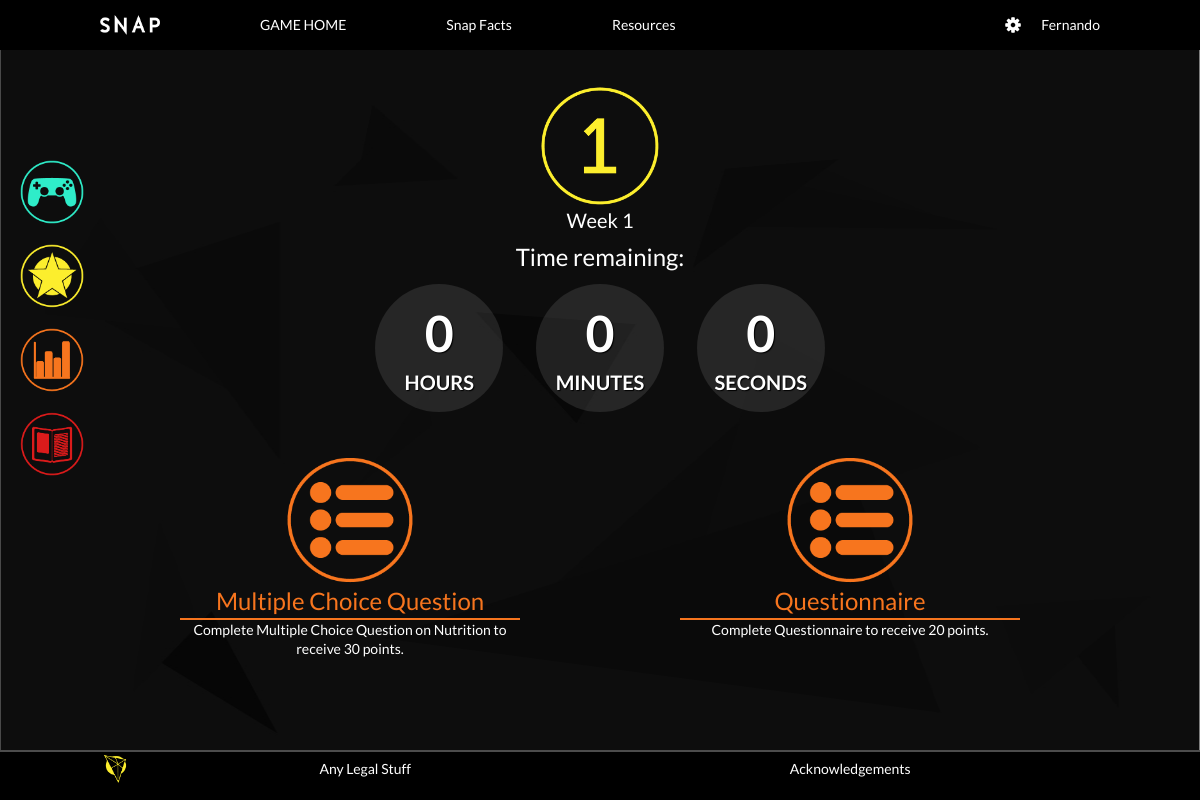
The page /student/weekly-task.php?week=1 (signed in) on the database its author committed.
### tables this page shows
CREATE TABLE IF NOT EXISTS `Quiz` (
    QuizID MEDIUMINT AUTO_INCREMENT,
    Week MEDIUMINT,
    QuizType ENUM('SAQ', 'MCQ', 'Matching', 'Poster', 'Misc'), 
	ExtraQuiz BOOLEAN DEFAULT 0,
    TopicID MEDIUMINT,
    CONSTRAINT Quiz_QuizID_PK PRIMARY KEY (QuizID),
    CONSTRAINT Quiz_TopicID_FK FOREIGN KEY (TopicID)
        REFERENCES Topic (TopicID)
        ON DELETE CASCADE ON UPDATE CASCADE
);

CREATE TABLE IF NOT EXISTS `Topic` (
    TopicID MEDIUMINT AUTO_INCREMENT,
    TopicName VARCHAR(190) UNIQUE,
    CONSTRAINT Topic_TopicID_PK PRIMARY KEY (TopicID)
);

### student/student-validation.php (called while the page is built, shortened)
<?php
    if (isset($_SESSION['studentID']) && isset($_SESSION['studentUsername'])) {
        $studentUsername = $_SESSION['studentUsername'];
    } else {
        debug_log("You have not logged in.");
        header("location:welcome.php");
    }
?>

### mysql-lib.php (called while the page is built, shortened)
<?php
function getQuizType(PDO $conn, $quizID)
{
    $quizTypeSql = "SELECT COUNT(*)
                        FROM Quiz
                        WHERE QuizID = ?";
    $quizTypeQuery = $conn->prepare($quizTypeSql);
    $quizTypeQuery->execute(array($quizID));
    $quizTypeSql = "SELECT *
                        FROM   Quiz LEFT JOIN Learning_Material USING (QuizID)
                        WHERE  QuizID = ?";
    $quizTypeQuery = $conn->prepare($quizTypeSql);
    $quizTypeQuery->execute(array($quizID));
    $quizTypeQueryRes = $quizTypeQuery->fetch(PDO::FETCH_OBJ);
    if ($quizTypeQueryRes->QuizType == 'MCQ') {
        if (getMCQSection($conn, $quizID)->Questionnaire == 1) {
            return "Questionnaire";
        }
    }
    return $quizTypeQueryRes->QuizType;
}
function getQuizPoints(PDO $conn, $quizID)
{
    $pointsBySection = array('MCQ', 'Matching', 'Poster', 'Misc');
    $pointsByQuestion = array('SAQ', 'Video', 'Image');
    $points = 0;
    $quizTypeSql = "SELECT COUNT(*) FROM Quiz WHERE QuizID = ?";
    $quizTypeQuery = $conn->prepare($quizTypeSql);
    $quizTypeQuery->execute(array($quizID));
    if ($quizTypeQuery->fetchColumn() > 0) {
        $quizTypeSql = "SELECT QuizType FROM Quiz WHERE QuizID = ?";
        $quizTypeQuery = $conn->prepare($quizTypeSql);
        $quizTypeQuery->execute(array($quizID));
        $quizTypeResult = $quizTypeQuery->fetch(PDO::FETCH_OBJ);
        $quizType = $quizTypeResult->QuizType;
        if (in_array($quizType, $pointsBySection)) {
            $pointsSql = "SELECT Points AS SumPoints FROM Quiz NATURAL JOIN " . $quizType . "_Section WHERE QuizID = ?";
        } else if (in_array($quizType, $pointsByQuestion)) {
            $pointsSql = "SELECT SUM(Points) AS SumPoints FROM Quiz NATURAL JOIN SAQ_Section NATURAL JOIN SAQ_Question WHERE QuizID = ?";
        } else {
            throw new Exception("Unexpected Quiz Type. QuizID: " . $quizID);
        }
        $pointsQuery = $conn->prepare($pointsSql);
        $pointsQuery->execute(array($quizID));
        $pointsResult = $pointsQuery->fetch(PDO::FETCH_OBJ);
        if (strlen($pointsResult->SumPoints) > 0) {
            $points = $pointsResult->SumPoints;
        }
    }
    return $points;
}
function getMCQSection(PDO $conn, $quizID)
{
    return getRecord($conn, $quizID, 'Quiz', array('MCQ_Section'));
}
function getQuizzesStatusByWeek(PDO $conn, $studentID, $week, $extraQuiz)
{
    $quizzesRes = array();
    $quizzesStatusSql = "SELECT Quiz.QuizID, QuizType, `Status`, Viewed, TopicName FROM Quiz LEFT JOIN (SELECT * FROM Quiz_Record WHERE StudentID = ?) Student_Quiz_Record ON Quiz.QuizID = Student_Quiz_Record.QuizID
                                                                          NATURAL JOIN Topic WHERE Week = ? AND ExtraQuiz = ? ORDER BY Quiz.QuizID";
    $quizzesStatusQuery = $conn->prepare($quizzesStatusSql);
    $quizzesStatusQuery->execute(array($studentID, $week, $extraQuiz));
    $quizzesStatusRes = $quizzesStatusQuery->fetchAll(PDO::FETCH_OBJ);
    for ($i = 0; $i < count($quizzesStatusRes); $i++) {
        $quizzesRes[$i]['QuizID'] = $quizzesStatusRes[$i]->QuizID;
        $quizzesRes[$i]['Status'] = $quizzesStatusRes[$i]->Status;
        $quizzesRes[$i]['Viewed'] = $quizzesStatusRes[$i]->Viewed;
        $quizzesRes[$i]['TopicName'] = $quizzesStatusRes[$i]->TopicName;
        $quizzesRes[$i]['QuizType'] = getQuizType($conn, $quizzesStatusRes[$i]->QuizID);
        $quizzesRes[$i]['Points'] = getQuizPoints($conn, $quizzesStatusRes[$i]->QuizID);
    }
    return $quizzesRes;
}
function getTablePK(PDO $conn, $tableName)
{
    $tableSql = "SHOW KEYS FROM $tableName WHERE Key_name = 'PRIMARY'";
    $tableQuery = $conn->prepare($tableSql);
    $tableQuery->execute();
    $tableResult = $tableQuery->fetchAll(PDO::FETCH_OBJ);
    $tablePK = $tableResult[0]->Column_name;
    return $tablePK;
}
function getRecord(PDO $conn, $recordID, $tableName, array $joinTables = null)
{
    $tablePK = getTablePK($conn, $tableName);
    $tableSql = "SELECT COUNT(*)
				 FROM $tableName
				 WHERE $tablePK = ?";
    $tableQuery = $conn->prepare($tableSql);
    $tableQuery->execute(array($recordID));
    $tableSql = "SELECT * FROM $tableName";
    if ($joinTables != null) {
        foreach ($joinTables as $joinTable) {
            $tableSql .= " NATURAL JOIN " . $joinTable;
        }
    }
    $tableSql .= " WHERE $tablePK = ?";
    $tableQuery = $conn->prepare($tableSql);
    $tableQuery->execute(array($recordID));
    $tableResult = $tableQuery->fetch(PDO::FETCH_OBJ);
    return $tableResult;
}
?>

### student/weekly-task.php (the view, shortened to what this page needs)
<?php
    require_once('./student-validation.php');
    require_once("../mysql-lib.php");
    if ($_SERVER["REQUEST_METHOD"] == "GET") {
        if(isset($_GET["week"])) {
            $week = $_GET["week"];
        } else {
        }
    } else {
    }
    $conn = null;
    try{
        $conn = db_connect();
        $quizzesRes = getQuizzesStatusByWeek($conn, $studentID, $week, 0);
    } catch(Exception $e) {
        if($conn != null) {
            db_close($conn);
        }
        debug_err($e);
        exit;
    }
?>
<!DOCTYPE html>
<html lang="en">
<head>
    <link rel="stylesheet" href="./css/common.css">
</head>
<body>
<div class="page-wrapper">
    <div class="header-wrapper">
        <div class="header">
            <a class="home-link" href="welcome.php">SNAP</a>
            <ul class="nav-list">
                <li class="nav-item"><a  class="nav-link" href="game-home.php">GAME HOME</a></li>
                <li class="nav-item"><a  class="nav-link" href="http://taobao.com">Snap Facts</a></li>
                <li class="nav-item"><a  class="nav-link" href="http://taobao.com">Resources</a></li>
            </ul>
            <div class="settings">
                <div class="setting-icon dropdown">
                </div>
                <a class="setting-text"><?php echo $studentUsername?></a>
            </div>
        </div>
    </div>
    <div class="content-wrapper">
        <div class="week-detail">
<?php
    switch ($week) {
        case 1: ?>
            <div class="week-item week-1">
                <a class="week-link">
                    <span class="week-img"></span>
                    <span class="week-text">Week 1</span>
                </a>
            </div> <?php ;
            break;
        case 2: ?>
            </div> <?php ;
    }   ?>
            <div class="time-remain">
                <h2 class="time-remain-title">Time remaining:</h2>
                <div class="countdown countdown-container ">
                    <div class="clock clock-row">
                        <div class="clock-item clock-hours countdown-time-value ">
                            <div class="wrap">
                                <div class="inner">
                                    <div id="canvas-hours" class="clock-canvas"></div>
                                    <div class="text">
                                        <p class="val">0</p>
                                        <p class="type-hours type-time">HOURS</p>
                                    </div>
                                </div>
                            </div>
                        </div>
                        <div class="clock-item clock-minutes countdown-time-value ">
                            <div class="wrap">
                                <div class="inner">
                                    <div id="canvas-minutes" class="clock-canvas"></div>
                                    <div class="text">
                                        <p class="val">0</p>
                                        <p class="type-minutes type-time">MINUTES</p>
                                    </div>
                                </div>
                            </div>
                        </div>
                        <div class="clock-item clock-seconds countdown-time-value">
                            <div class="wrap">
                                <div class="inner">
                                    <div id="canvas-seconds" class="clock-canvas"></div>
                                    <div class="text">
                                        <p class="val">0</p>
                                        <p class="type-seconds type-time">SECONDS</p>
                                    </div>
                                </div>
                            </div>
                        </div>
                    </div>
                </div>
            </div>
            <div class="game-nav">
<?php
            for ($i=0; $i<count($quizzesRes); $i++) { ?>
                <div class="col-6">
<?php
                switch ($quizzesRes[$i]['QuizType']) {
                    case "MCQ":
                        if (isset($quizzesRes[$i]['Status'])) { ?>
                            <a href="game-home.php">
                                <div class="game-nav-item game-nav-item-completed game-multiple-choice-quiz" >
                                    <div class="game-nav-logo"></div>
                                    <div class="game-nav-title">Multiple Choice Question</div>
                                    <div class="game-nav-divider"></div>
                                    <div class="game-nav-desc">Complete Multiple Choice Question on <?php echo $quizzesRes[$i]['TopicName']?> to receive <?php echo $quizzesRes[$i]['Points']?> points.</div>
                                    <div class="game-nav-status">Completed</div>
                                </div>
                            </a>
<?php                   } else { ?>
                            <a href="pre-task-material.php?quiz_id=<?php echo $quizzesRes[$i]['QuizID'] ?>">
                                <div class="game-nav-item game-multiple-choice-quiz">
                                    <div class="game-nav-logo"></div>
                                    <div class="game-nav-title">Multiple Choice Question</div>
                                    <div class="game-nav-divider"></div>
                                    <div class="game-nav-desc">Complete Multiple Choice Question on <?php echo $quizzesRes[$i]['TopicName']?> to receive <?php echo $quizzesRes[$i]['Points']?> points.</div>
                                </div>
                            </a>
<?php                   }
                        break;
                            if ($quizzesRes[$i]['Status'] == "UNGRADED" || $quizzesRes[$i]['Status'] == "GRADED") { ?>
<?php               }
                case "Questionnaire":
                        if (isset($quizzesRes[$i]['Status'])) { ?>
                            <a href="game-home.php">
                                <div class="game-nav-item game-nav-item-completed game-multiple-choice-quiz" >
                                    <div class="game-nav-logo"></div>
                                    <div class="game-nav-title">Questionnaire</div>
                                    <div class="game-nav-divider"></div>
                                    <div class="game-nav-desc">Complete Questionnaire to receive <?php echo $quizzesRes[$i]['Points']?> points.</div>
                                    <div class="game-nav-status">Completed</div>
                                </div>
                            </a>
<?php                   } else { ?>
                            <a href="pre-task-material.php?quiz_id=<?php echo $quizzesRes[$i]['QuizID']?>">
                                <div class="game-nav-item game-multiple-choice-quiz">
                                    <div class="game-nav-logo"></div>
                                    <div class="game-nav-title">Questionnaire</div>
                                    <div class="game-nav-divider"></div>
                                    <div class="game-nav-desc">Complete Questionnaire to receive <?php echo $quizzesRes[$i]['Points']?> points.</div>
                                </div>
                            </a>
<?php                   }
                        break;
                } ?>
                </div>
<?php       }    ?>
            </div>
        </div>
    </div>
    <ul class="sitenav">
        <li class="sitenav-item sitenav-game-home"><a href="#"></a></li>
        <li class="sitenav-item sitenav-achievement"><a href="#"></a></li>
        <li class="sitenav-item sitenav-progress"><a href="#"></a></li>
        <li class="sitenav-item sitenav-reading-material"><a href="reading-material.php"></a></li>
    </ul>
    <div class="footer-wrapper">
        <div class="footer">
            <div class="footer-content">
                <a href="#" class="footer-logo"></a>
                <ul class="footer-nav">
                    <li class="footer-nav-item"><a href="#">Any Legal Stuff</a></li>
                    <li class="footer-nav-item"><a href="#">Acknowledgements</a></li>
                </ul>
            </div>
        </div>
    </div>
</div>
</body>
</html>

### student/css/common.css (style rules this page uses)
html { box-sizing: border-box; }
*, *::before, *::after { box-sizing: inherit; margin: 0; padding: 0; }
body { -webkit-font-smoothing: antialiased; -moz-osx-font-smoothing: grayscale; font-family: 'Lato', sans-serif; font-size: 14px; line-height: 1.4; color: #fff; overflow-x: hidden; background-size: 100% 100%; background-image: url("../img/main_background.jpg"); }
ul, ol { list-style: none; margin: 0; padding: 0; }
a { color: #fff; text-decoration: none; }
h2 { font-weight: normal; }
html, body { height: 100%; }
.page-wrapper { height: 100%; padding-top: 50px; }
.header-wrapper { position: fixed; top: 0; left: 0; right: 0; height: 50px; z-index: 1024; background-color: #000; }
.content-wrapper { min-height: calc(100% - 50px); }
.footer-wrapper { height: 50px; }
.col-6 { width: 50%; float: left; padding: 0 15px; position: relative; }
.header { font-family: 'Lato', sans-serif; height: 50px; max-width: 1000px; margin: 0 auto; }
.home-link { float: left; text-indent: -9999em; width: 60px; height: 20px; background-size: 100% 100%; margin-top: 15px; background-image: url("../img/snap_single_wordform_white.png"); }
.nav-list { float: left; }
.nav-item { float: left; margin-left: 100px; }
.nav-link { height: 50px; line-height: 50px; display: inline-block; font-weight: 18px; }
.settings { float: right; }
.setting-icon { float: left; margin-top: 17px; margin-right: 20px; width: 16px; height: 16px; display: inline-block; cursor: pointer; background-size: 100% 100%; background-image: url("../img/settings_icon.png"); }
.setting-text { float: left; height: 50px; line-height: 50px; }
.footer { border-top: 2px solid #4c4c4c; background-color: #000; font-family: 'Lato', sans-serif; height: 50px; }
.footer-content { max-width: 1000px; margin: 0 auto; overflow: hidden; }
.footer-logo { float: left; width: 30px; height: 30px; background-size: 100% 100%; background-image: url("../img/footer-logo.png"); margin: 2px 0; }
.footer-nav { display: -webkit-box; display: -webkit-flex; display: -moz-flex; display: -ms-flexbox; display: flex; -ms-flex-pack: distribute; -webkit-justify-content: space-around; -moz-justify-content: space-around; justify-content: space-around; }
.footer-nav-item { display: inline-block; }
.footer-nav-item a { display: inline-block; line-height: 1; margin-top: 10px; }
.dropdown { position: relative; }
.sitenav { position: fixed; left: 20px; top: 20%; }
.sitenav-item a { display: block; width: 64px; height: 64px; background-size: 100% 100%; margin-bottom: 20px; }
.sitenav-game-home a { background-image: url("../img/game_icon.png"); }
.sitenav-achievement a { background-image: url("../img/achievement_logo.png"); }
.sitenav-progress a { background-image: url("../img/progress_icon.png"); }
.sitenav-reading-material a { background-image: url("../img/reading_material_icon.png"); }

### rows shown on the page
quiz: TopicID.TopicName "Nutrition", Points "30"
quiz: Points "20"

### other values the page prints
$studentUsername "Fernando"
